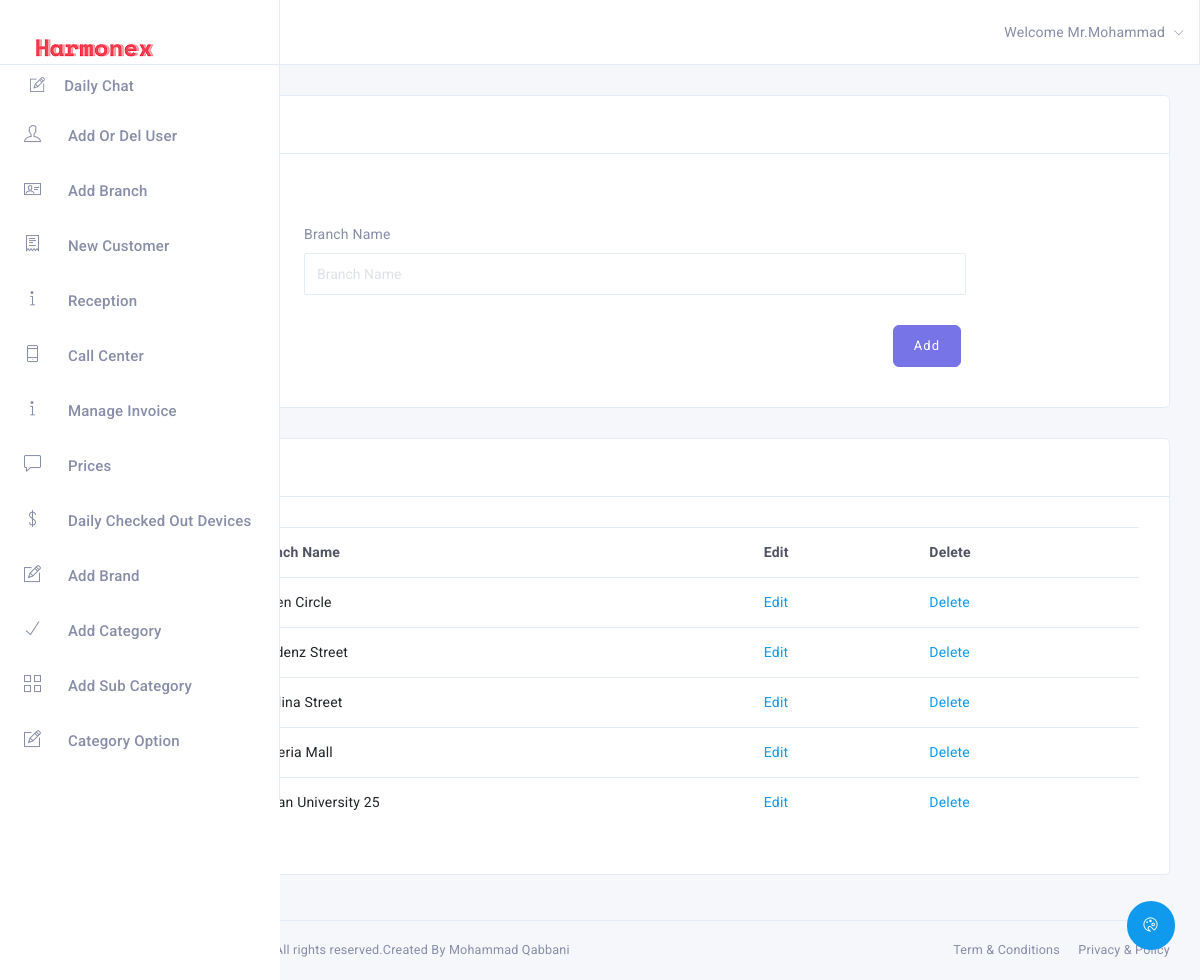
The page /manageBranch.php (signed in) on the database its author committed.
### tables this page shows
CREATE TABLE `branch` (
  `branch_id` int(3) NOT NULL,
  `branch_name` varchar(25) NOT NULL
);

### manageBranch.php (the view, shortened to what this page needs)
<?php include './includes/header.php';?>
<?php include './includes/config.php'; ?>
<div class="main-content">
    <div class="container-fluid">
        <div class="row">
            <div class="col-md-12">
                <div class="card">
                    <div class="card-heading border bottom">
                        <h4 class="card-title">Manage Branch</h4>
                    </div>
                    <div class="card-block">
                        <div class="mrg-top-40">
                            <div class="row">
                                <div class="col-md-8 ml-auto mr-auto">
                                    <form action="" method="post" role="form" id="form-validation">
                                        <div class="row">
                                            <div class="col-md-12">
                                                <div class="form-group">
                                                    <label for="branch_name">Branch Name</label>
                                                    <input type="text" class="form-control" id="branch_name" name="branchName" required autocomplete="off" placeholder="Branch Name">
                                                </div>
                                            </div>
                                        </div>
                                        <div class="row">
                                            <div class="col-md-12">
                                                <div class="text-right mrg-top-5">
                                                    <button type="submit" class="btn btn-primary" name="add" value="Add">Add</button>
                                                </div>
                                            </div>
                                        </div>
                                    </form>
                                </div>
                            </div>
                        </div>
                    </div>
                </div>
            </div>
        </div>
    </div>
    <div class="container-fluid">
        <div class="row">
            <div class="col-md-12">
                <div class="card">
                    <div class="card-heading border bottom">
                        <h4 class="card-title">Manage Branch</h4>
                    </div>
                    <div class="card-block">
                        <div class="row">
                            <div class="col-md-12 ml-auto mr-auto">
                                <div class="table-overflow">
                                    <table class="table">
                                        <thead>
                                            <tr>
                                                <th>#</th>
                                                <th>Branch Name</th>
                                                <th>Edit</th>
                                                <th>Delete</th>
                                            </tr>
                                        </thead>
                                        <tbody>
                                            <?php
                                            $sql = "SELECT * FROM `branch` ";
                                            $res = mysqli_query($con, $sql);
                                            while ($row = mysqli_fetch_assoc($res)) {
                                                echo '<tr>';
                                                echo "<td>{$row['branch_id']}</td>";
                                                echo "<td>{$row['branch_name']}</td>";
                                                echo "<td><a href='editManageBranch.php?id={$row['branch_id']}'>Edit</a></td>";
                                                echo "<td><a href='deleteManageBranch.php?id={$row['branch_id']}'>Delete</a></td>";
                                                echo '</tr>';
                                            }
                                            ?>
                                        </tbody>
                                    </table>
                                </div>
                            </div>
                        </div>
                    </div>
                </div>
            </div>
        </div>
    </div>
</div>
<?php include './includes/footer.php'; ?>

### includes/header.php (style rules this page uses)
html, body { height: auto; }

### rows shown on the page
branch: branch_name "Seven Circle"
branch: branch_name "Gardenz Street"
branch: branch_name "Madina Street"
branch: branch_name "Galleria Mall"
branch: branch_name "jordan University 25"

### other values the page prints
$_SESSION['admin_name'] "Mohammad"
